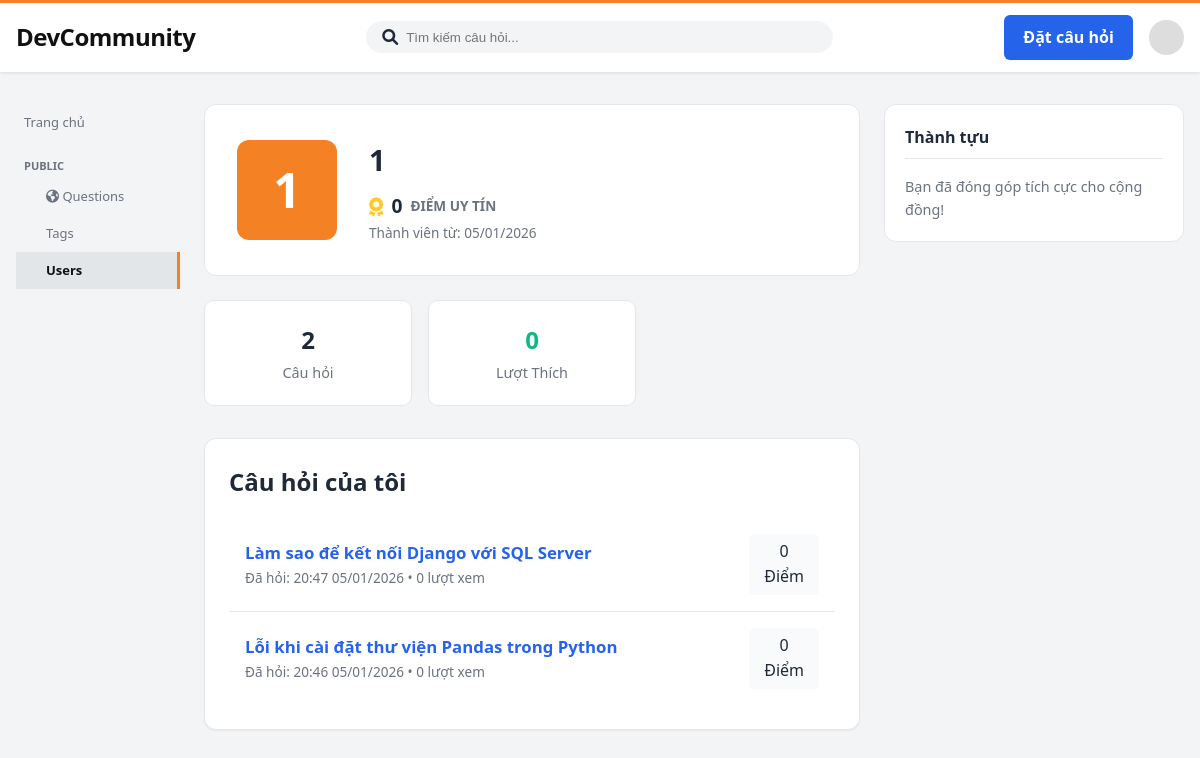
The page /user/1/ on the database its author committed.
### app/models.py (models this page shows, shortened)
class User(AbstractUser):
    reputation = models.IntegerField(default=0)

class Question(models.Model):
    title = models.CharField(max_length=255)
    body = models.TextField()
    creation_date = models.DateTimeField(auto_now_add=True)
    view_count = models.IntegerField(default=0)
    score = models.IntegerField(default=0)
    own_user = models.ForeignKey(settings.AUTH_USER_MODEL, on_delete=models.CASCADE, related_name='questions')
    tags = models.ManyToManyField(Tag, through='TagItem', related_name='questions')
    accepted_answer = models.OneToOneField('Answer', on_delete=models.SET_NULL, null=True, blank=True,
                                           related_name='is_accepted_for')

### app/views.py (the view)
# urls.py: path('user/<str:username>/', views.user_profile, name='user_profile'),
def user_profile(request, username):
    user = get_object_or_404(User, username=username)
    user_questions = Question.objects.filter(own_user=user).order_by('-creation_date')
    context = {
        'profile_user': user,
        'user_questions': user_questions
    }
    return render(request, 'app/ManageUser.html', context)

### app/templates/app/ManageUser.html (shortened to what this page needs)
<!DOCTYPE html>
<html lang="vi">
<head>
    <link rel="stylesheet" href="https://cdnjs.cloudflare.com/ajax/libs/font-awesome/6.0.0/css/all.min.css">
    {% load static %}
    <link rel="stylesheet" href="{% static 'app/css/ManageUser.css' %}">
    <link rel="stylesheet" href="{% static 'app/css/style.css' %}">
</head>
<body>
<nav class="navbar">
    <div class="nav-container">
        <a href="{% url 'home' %}" class="logo">DevCommunity</a>
        <div class="search-bar">
            <i class="fa-solid fa-magnifying-glass"></i>
            <input type="text" placeholder="Tìm kiếm câu hỏi...">
        </div>
        <div class="user-actions">
            <a href="{% url 'add_question' %}" class="btn btn-primary">Đặt câu hỏi</a>
            <div class="user-avatar-placeholder">{{ request.user.username|slice:":1"|upper }}</div>
        </div>
    </div>
</nav>
<div class="main-container">
    <nav class="left-sidebar">
        <ul class="nav-links">
            <li><a href="{% url 'home' %}" class="nav-item">Trang chủ</a></li>
            <li>
                <div class="nav-section-title">PUBLIC</div>
                <ul class="sub-nav">
                    <li><a href="{% url 'home' %}" class="nav-item"><i class="fa-solid fa-earth-americas"></i> Questions</a></li>
                    <li><a href="{% url 'tags' %}" class="nav-item">Tags</a></li>
                    <li><a href="{% url 'users' %}" class="nav-item active">Users</a></li>
                </ul>
            </li>
        </ul>
    </nav>
    <main class="content-area">
        <section class="profile-header">
            <div class="profile-avatar">{{ profile_user.username|slice:":1"|upper }}</div>
            <div class="user-main-info">
                <h1>{{ profile_user.username }}</h1>
                <div class="reputation-badge">
                    <i class="fa-solid fa-award" style="color: #ffca28;"></i>
                    <span>{{ profile_user.reputation }}</span>
                    <span class="reputation-label">Điểm uy tín</span>
                </div>
                <p class="post-date">Thành viên từ: {{ profile_user.date_joined|date:"d/m/Y" }}</p>
            </div>
        </section>
        <div class="user-stats-grid">
            <div class="stat-box">
                <span class="value">{{ user_questions.count }}</span>
                <span class="label">Câu hỏi</span>
            </div>
            <div class="stat-box">
                <span class="value" style="color: var(--green-success);">0</span>
                <span class="label">Lượt Thích</span>
            </div>
        </div>
        <section class="post-card my-questions-section">
            <h2>Câu hỏi của tôi</h2>
            <div class="q-list">
                {% for q in user_questions %}
                <div class="q-item">
                    <div class="q-info">
                        <a href="{% url 'question_detail' q.id %}" class="q-title">{{ q.title }}</a>
                        <div class="q-meta">Đã hỏi: {{ q.creation_date|date:"H:i d/m/Y" }} • {{ q.view_count }} lượt xem</div>
                    </div>
                    <div class="q-score-box">
                        <span class="value">{{ q.score }}</span>
                        <div class="label">Điểm</div>
                    </div>
                </div>
                {% empty %}
                <p>Thành viên này chưa có câu hỏi nào.</p>
                {% endfor %}
            </div>
        </section>
    </main>
    <aside class="right-sidebar">
        <div class="widget">
            <h4>Thành tựu</h4>
            <p style="font-size: 0.9rem; color: var(--text-muted);">Bạn đã đóng góp tích cực cho cộng đồng!</p>
        </div>
    </aside>
</div>
</body>
</html>

### app/static/app/css/ManageUser.css (style rules this page uses)
:root { --primary-color: #2563eb; --orange-accent: #f48225; --bg-color: #f3f4f6; --card-bg: #ffffff; --text-main: #1f2937; --text-muted: #6b7280; --border-color: #e5e7eb; }
.nav-item { display: block; padding: 10px 12px; color: var(--text-muted); transition: all 0.2s; border-right: 3px solid transparent; }
.nav-item.active { background-color: #e3e6e8; color: #111; font-weight: 700; border-right-color: var(--orange-accent); }
.profile-header { display: flex; align-items: center; gap: 2rem; padding: 2rem; background: var(--card-bg); border-radius: 12px; border: 1px solid var(--border-color); margin-bottom: 1.5rem; }
.profile-avatar { width: 100px; height: 100px; background: var(--orange-accent); color: white; font-size: 3rem; font-weight: 800; border-radius: 12px; display: flex; align-items: center; justify-content: center; }
.user-main-info h1 { font-size: 1.8rem; margin-bottom: 0.5rem; }
.reputation-badge { display: inline-flex; align-items: center; gap: 0.5rem; font-weight: 700; font-size: 1.2rem; }
.reputation-label { font-size: 0.85rem; color: var(--text-muted); text-transform: uppercase; }
.user-stats-grid { display: grid; grid-template-columns: repeat(3, 1fr); gap: 1rem; margin-bottom: 2rem; }
.stat-box { background: var(--card-bg); padding: 1.25rem; border-radius: 10px; text-align: center; border: 1px solid var(--border-color); }
.stat-box .value { display: block; font-size: 1.5rem; font-weight: 700; }
.stat-box .label { color: var(--text-muted); font-size: 0.9rem; }
.my-questions-section h2 { margin-bottom: 1rem; }
.q-item { padding: 1rem; border-bottom: 1px solid var(--border-color); display: flex; justify-content: space-between; align-items: center; }
.q-item:last-child { border-bottom: none; }
.q-title { font-weight: 600; color: var(--primary-color); font-size: 1.05rem; }
.q-meta { font-size: 0.85rem; color: var(--text-muted); }
.q-score-box { background: #f8fafc; padding: 5px 15px; border-radius: 5px; text-align: center; min-width: 60px; }

### rows shown on the page
User: username "1", reputation "0", date_joined "05/01/2026"
Question: title "Làm sao để kết nối Django với SQL Server", creation_date "20:47 05/01/2026", view_count "0", score "0"
Question: title "Lỗi khi cài đặt thư viện Pandas trong Python", creation_date "20:46 05/01/2026", view_count "0", score "0"

### other values the page prints
{{ user_questions.count }} "2"
